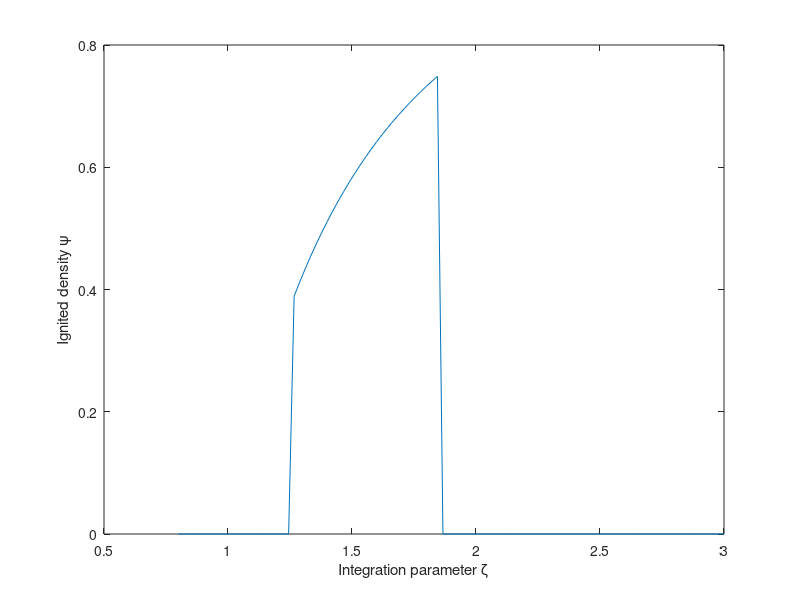

Write MATLAB code to recreate this figure.
f = @(x,zeta) exp(-zeta*x)+x-1;

zeta_range = linspace(0.8,3,100);
psi_range = zeros(1,30);
for i = 1:length(zeta_range)
    zeta = zeta_range(i);
    psi = fzero(@(x) f(x,zeta), 0.5);
    if isnan(psi)
        psi = fzero(@(x) f(x,zeta), 0.001);
    end
    % Rounding
    if psi < 10*eps
        psi = 0;
    end
    psi_range(i) = psi;
end

plot(zeta_range, psi_range);
xlabel 'Integration parameter \zeta'
ylabel 'Ignited density \psi'




%%
% Mean psi
mu = .8;
t = 2.6;
I = integral(@(z) exp(mu*t*z.^2),0,t/2); %  interesting results!
1 - 2/t * exp(-mu*t^3/4) * I